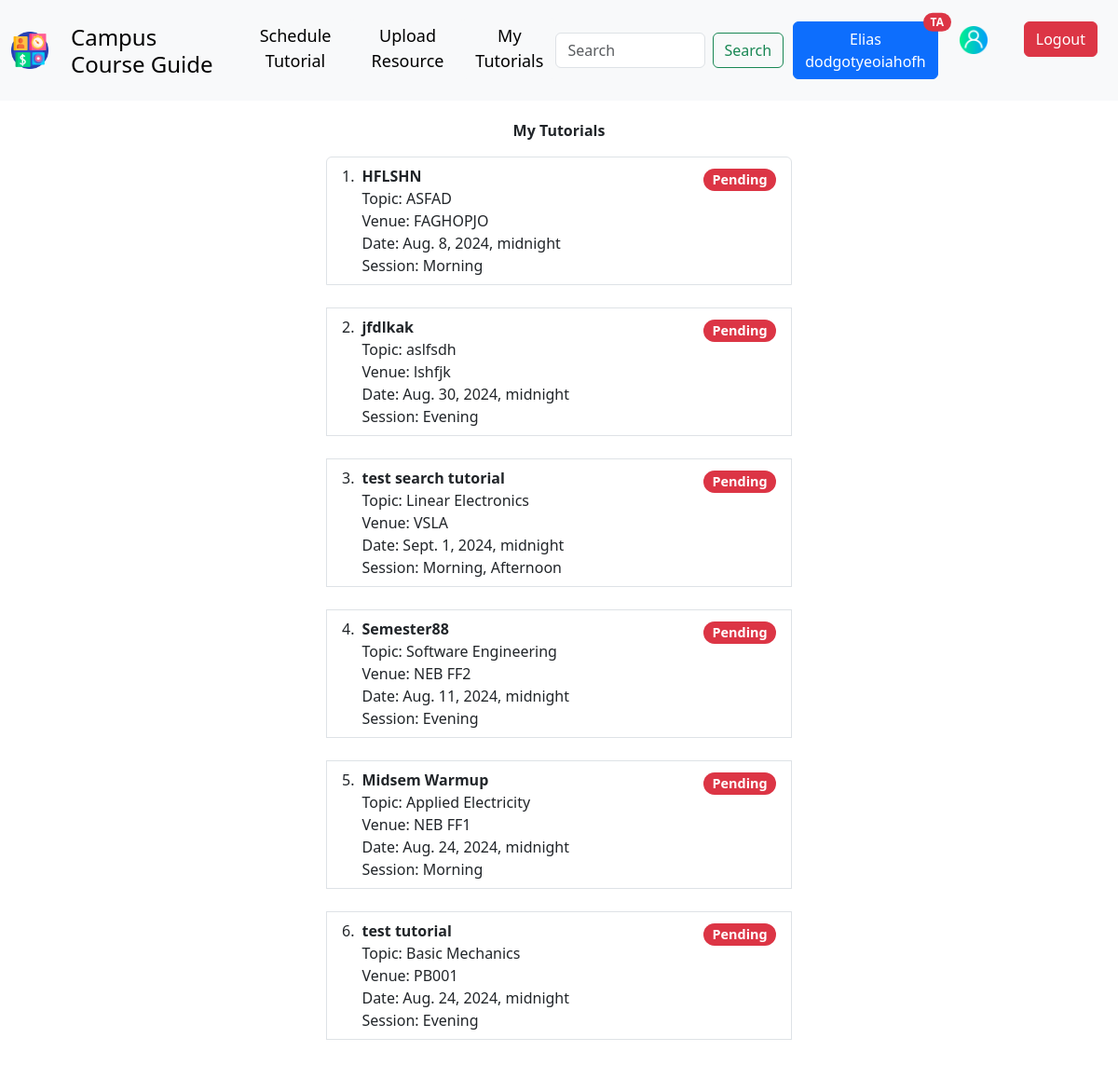
The app's page /ccg/tutorials/ (signed in) with its own data.
### apps_users/models.py (models this page shows, shortened)
class CustomUser(AbstractUser):
    username = models.CharField(max_length=MAX_STR_LEN, null=True, blank=True, unique=False)
    email = models.EmailField(unique=True, null=True, blank=True)
    first_name = models.CharField(max_length=MAX_STR_LEN, null=True, blank=True)
    last_name = models.CharField(max_length=MAX_STR_LEN, null=True, blank=True)
    user_type = models.CharField(max_length=MAX_STR_LEN, choices=[(utype, utype) for utype in USER_TYPES], null=True, blank=True)
    programme = models.CharField(max_length=MAX_STR_LEN, choices=[(utype, utype) for utype in PROGRAMME], null=True, blank=True)
    year = models.CharField(max_length=MAX_STR_LEN, choices=[(year, year) for year in YEAR_TYPE], null=True, blank=True)
    college = models.CharField(max_length=MAX_STR_LEN, choices=[(college, college) for college in COLLEGE], null=True, blank=True)
    slug = models.SlugField(null=True, blank=True)
    EMAIL_FIELD = "email"
    USERNAME_FIELD = "email"
    REQUIRED_FIELDS = []
    objects = CustomUserManager()

### apps_resources/models.py (models this page shows, shortened)
class Tutorial(models.Model):
    user = models.ForeignKey(CustomUser, on_delete=models.CASCADE, null=True, blank=True)
    name = models.CharField(max_length=MAX_STR_LEN, null=True, blank=True, verbose_name="Name of Tutorial")
    programme = MultiSelectField(choices=[(prog, prog) for prog in PROGRAMME], max_length=200, max_choices=15, null=True, blank=True, verbose_name="Related Programmes")
    topic = models.CharField(max_length=MAX_STR_LEN, null=True, blank=True)
    session = MultiSelectField(choices=[(sess, sess) for sess in SESSION], max_length=200, max_choices=15, null=True, blank=True)
    mode = models.CharField(max_length=MAX_STR_LEN, choices=[(mode, mode) for mode in TUTORIAL_MODES], null=True, blank=True, verbose_name="Mode of meeting")
    link = models.URLField(null=True, blank=True, verbose_name="Link to meeting if Online/Virtual")
    venue = models.CharField(max_length=MAX_STR_LEN, null=True, blank=True)
    date_and_time = models.DateTimeField(null=True, blank=True)
    slug = models.SlugField(null=True, blank=True)
    created = models.DateTimeField(auto_now=True)
    updated = models.DateTimeField(auto_now_add=True)
    class Meta:
        ordering = ["-created", ]

### apps_resources/views.py (the view, shortened to what this page needs)
# urls.py: path('tutorials/', views.tutorials  , name='tutorials'),
@login_required(login_url='users:user_login')
def tutorials(request):
    user = request.user
    edit_profile_form = EditProfileForm(instance=user)
    tutorial_form = TutorialForm()
    student_tutorials = Tutorial.objects.all()
    resource_form = ResourceForm()
    tutorials = Tutorial.objects.filter(user=request.user)
    context = {'tutorials': tutorials, 'user_profile': edit_profile_form, 'tutorial_form': tutorial_form, 'resource_form': resource_form, 'student_tutorials': student_tutorials}
    return render(request, 'resources/tutorials.html', context)

### helper/forms.py
class EditProfileForm(forms.ModelForm):
    class Meta:
        model = CustomUser
        fields = ["first_name", "last_name", "email", "programme", "year"]

class TutorialForm(forms.ModelForm):
    class Meta:
        model = Tutorial
        fields = ["name", "programme", "topic", "session", "venue", "mode", "link", "date_and_time"]
        widgets = {
            'date_and_time': forms.DateInput(attrs={'type': 'date'}),
        }

### templates/resources/tutorials.html (shortened to what this page needs)
{% extends 'base.html' %}
{% load static %}
{% block content %}
<div style="
    display: flex;
    flex-direction: column;
    justify-content: center;
    align-items: center;
    margin-top: 20px;
    margin-bottom: 20px;
    ">
  <p style="font-weight: bold;">My Tutorials</p>
  {% if request.user.user_type == "Teaching Assistant" %}
  <ol class="list-group list-group-numbered">
    {% for tutorial in tutorials %}
    <li class="list-group-item d-flex justify-content-between align-items-start" style="width: 500px;">
      <div class="ms-2 me-auto">
        <div class="fw-bold">{{ tutorial.name }}</div>
        Topic: {{ tutorial.topic }}<br>
        Venue: {{ tutorial.venue }}<br>
        Date: {{ tutorial.date_and_time }}<br>
        Session: {{ tutorial.session }}
      </div>
      <a href="" style="font-size: larger;">
        <span class="badge text-bg-danger rounded-pill">Pending</span>
      </a>
    </li>
    <br>
    {% endfor %}
  </ol>
  {% endif %}
</div>
{% endblock content %}

### templates/base.html (shortened to what this page needs)
<!DOCTYPE html>
<html lang="en">
{% load static %}
{%load crispy_forms_tags %}
<head>
    <link href="https://cdn.jsdelivr.net/npm/bootstrap@5.3.3/dist/css/bootstrap.min.css" rel="stylesheet"
>
</head>
<body>
    <nav class="navbar navbar-expand-lg bg-body-tertiary">
        <div class="container-fluid">
            <a class="navbar-brand" href="#">
                <img src="{% static 'logo.png' %}" width="40" height="40" />
            </a>
            <div class="collapse navbar-collapse" id="navbarSupportedContent">
                <ul class="navbar-nav me-auto mb-2 mb-lg-0" style="font-size: larger; margin-top: 10px;">
                    {% if request.user.is_authenticated %}
                    {% if request.user.user_type == "Teaching Assistant" %}
                    <li class="nav-item">
                        <a class="nav-link active" aria-current="page" href="{% url 'users:dashboard' %}">
                            <h4>Campus Course Guide</h4>
                        </a>
                    </li>
                    <li class="nav-item">
                        <button class="btn btn-light" type="button" data-bs-toggle="offcanvas" data-bs-target="#scheduleTutorial"
                        aria-controls="offcanvasExample"  style="font-size: large;">
                        Schedule Tutorial
                    </button>
                    </li>
                    <li class="nav-item">
                        <button type="button" class="btn btn-light" data-bs-toggle="modal"
                            data-bs-target="#resourceUpload" style="font-size: large;">
                                Upload Resource
                        </button>
                    </li>
                    <li class="nav-item">
                        <a href="{% url 'resource:tutorials' %}">
                            <button type="button" class="btn btn-light" data-bs-toggle="modal"
                            data-bs-target="#resourceUpload" style="font-size: large;">
                              My Tutorials
                        </button>
                        </a>
                    </li>
                    {% endif %}
                    {% else %}
                    <li class="nav-item">
                        <a class="nav-link active" aria-current="page" href="#">
                            <h5>Campus Course Guide</h5>
                        </a>
                    </li>
                    {% endif %}
                </ul>
                {% if request.user.is_authenticated %}
                <form class="d-flex" method="POST" action="{% url 'users:dashboard' %}">
                    <input class="form-control me-2" type="search" name="search_item" placeholder="Search" aria-label="Search">
                    <button class="btn btn-outline-success" name="query" type="submit">Search</button>
                </form>
                {% endif %}
                <ul class="navbar-nav">
                    {% if request.user.is_authenticated %}
                    <li class="nav-item">
                        <button type="button" class="btn btn-primary position-relative" style="margin: 10px;">
                            {{ request.user.first_name|capfirst }}
                            <span
                                class="position-absolute top-0 start-100 translate-middle badge rounded-pill bg-danger">
                                {% if request.user.user_type == "Teaching Assistant" %}
                                TA
                                {% else %}
                                STD
                                {% endif %}
                            </span>
                        </button>
                    </li>
                    <li class="nav-item">
                        <button type="button" class="btn btn-light" data-bs-toggle="modal" data-bs-target="#profile"
                            style="margin-top: 7px">
                            <a class="navbar-brand" href="#">
                                <img src="{% static 'user_profile.png' %}" width="30" height="30" />
                            </a>
                        </button>
                    </li>
                    <li class="nav-item">
                        <button type="button" class="btn btn-danger" data-bs-toggle="modal" data-bs-target="#logout"
                            style="margin:10px">
                            Logout
                        </button>
                    </li>
                    {% endif %}
                </ul>
            </div>
        </div>
    </nav>
    {% block content %}
    {% endblock content %}
</body>
</html>

### records on screen
CustomUser: user.first_name "Elias dodgotyeoiahofh"
Tutorial: name "HFLSHN", topic "ASFAD", venue "FAGHOPJO", date_and_time "Aug. 8, 2024, midnight", session "Morning"
Tutorial: name "jfdlkak", topic "aslfsdh", venue "lshfjk", date_and_time "Aug. 30, 2024, midnight", session "Evening"
Tutorial: name "test search tutorial", topic "Linear Electronics", venue "VSLA", date_and_time "Sept. 1, 2024, midnight", session "Morning, Afternoon"
Tutorial: name "Semester88", topic "Software Engineering", venue "NEB FF2", date_and_time "Aug. 11, 2024, midnight", session "Evening"
Tutorial: name "Midsem Warmup", topic "Applied Electricity", venue "NEB FF1", date_and_time "Aug. 24, 2024, midnight", session "Morning"
Tutorial: name "test tutorial", topic "Basic Mechanics", venue "PB001", date_and_time "Aug. 24, 2024, midnight", session "Evening"
